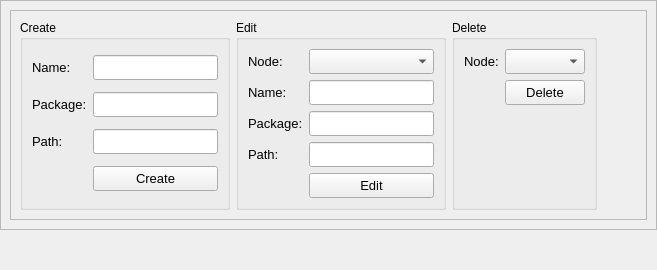
          <widget class="QWidget" name="W_ConfigNodePage">
           <property name="styleSheet">
            <string notr="true"/>
           </property>
           <attribute name="title">
            <string>Node</string>
           </attribute>
           <layout class="QVBoxLayout" name="verticalLayout_5">
            <property name="spacing">
             <number>7</number>
            </property>
            <property name="leftMargin">
             <number>0</number>
            </property>
            <property name="topMargin">
             <number>0</number>
            </property>
            <property name="rightMargin">
             <number>0</number>
            </property>
            <property name="bottomMargin">
             <number>0</number>
            </property>
            <item>
             <widget class="QFrame" name="frame">
              <property name="frameShape">
               <enum>QFrame::StyledPanel</enum>
              </property>
              <property name="frameShadow">
               <enum>QFrame::Raised</enum>
              </property>
              <layout class="QVBoxLayout" name="verticalLayout_3">
               <item>
                <widget class="QFrame" name="frame_2">
                 <property name="frameShape">
                  <enum>QFrame::StyledPanel</enum>
                 </property>
                 <property name="frameShadow">
                  <enum>QFrame::Raised</enum>
                 </property>
                 <layout class="QHBoxLayout" name="horizontalLayout_7">
                  <item>
                   <widget class="QGroupBox" name="gbxNodeCreate">
                    <property name="title">
                     <string>Create</string>
                    </property>
                    <layout class="QGridLayout" name="gridLayout_6">
                     <item row="1" column="1">
                      <widget class="QLineEdit" name="txtNodeCreatePackage">
                       <property name="minimumSize">
                        <size>
                         <width>0</width>
                         <height>25</height>
                        </size>
                       </property>
                       <property name="maximumSize">
                        <size>
                         <width>16777215</width>
                         <height>25</height>
                        </size>
                       </property>
                       <property name="font">
                        <font>
                         <pointsize>10</pointsize>
                        </font>
                       </property>
                      </widget>
                     </item>
                     <item row="0" column="0">
                      <widget class="QLabel" name="lblNodeCreateName">
                       <property name="minimumSize">
                        <size>
                         <width>0</width>
                         <height>0</height>
                        </size>
                       </property>
                       <property name="font">
                        <font>
                         <pointsize>10</pointsize>
                        </font>
                       </property>
                       <property name="text">
                        <string>Name:</string>
                       </property>
                      </widget>
                     </item>
                     <item row="0" column="1">
                      <widget class="QLineEdit" name="txtNodeCreateName">
                       <property name="minimumSize">
                        <size>
                         <width>0</width>
                         <height>25</height>
                        </size>
                       </property>
                       <property name="maximumSize">
                        <size>
                         <width>16777215</width>
                         <height>25</height>
                        </size>
                       </property>
                       <property name="font">
                        <font>
                         <pointsize>10</pointsize>
                        </font>
                       </property>
                      </widget>
                     </item>
                     <item row="2" column="1">
                      <widget class="QLineEdit" name="txtNodeCreatePath">
                       <property name="minimumSize">
                        <size>
                         <width>0</width>
                         <height>25</height>
                        </size>
                       </property>
                       <property name="maximumSize">
                        <size>
                         <width>16777215</width>
                         <height>25</height>
                        </size>
                       </property>
                       <property name="font">
                        <font>
                         <pointsize>10</pointsize>
                        </font>
                       </property>
                      </widget>
                     </item>
                     <item row="2" column="0">
                      <widget class="QLabel" name="lblNodeCreatePath">
                       <property name="minimumSize">
                        <size>
                         <width>0</width>
                         <height>0</height>
                        </size>
                       </property>
                       <property name="font">
                        <font>
                         <pointsize>10</pointsize>
                        </font>
                       </property>
                       <property name="text">
                        <string>Path:</string>
                       </property>
                      </widget>
                     </item>
                     <item row="1" column="0">
                      <widget class="QLabel" name="lblNodeCreatePackage">
                       <property name="minimumSize">
                        <size>
                         <width>0</width>
                         <height>0</height>
                        </size>
                       </property>
                       <property name="font">
                        <font>
                         <pointsize>10</pointsize>
                        </font>
                       </property>
                       <property name="text">
                        <string>Package:</string>
                       </property>
                      </widget>
                     </item>
                     <item row="3" column="1">
                      <widget class="QPushButton" name="btnNodeCreate">
                       <property name="minimumSize">
                        <size>
                         <width>0</width>
                         <height>25</height>
                        </size>
                       </property>
                       <property name="maximumSize">
                        <size>
                         <width>16777215</width>
                         <height>25</height>
                        </size>
                       </property>
                       <property name="font">
                        <font>
                         <pointsize>10</pointsize>
                        </font>
                       </property>
                       <property name="text">
                        <string>Create</string>
                       </property>
                      </widget>
                     </item>
                    </layout>
                   </widget>
                  </item>
                  <item>
                   <widget class="QGroupBox" name="gbxNodeEdit">
                    <property name="title">
                     <string>Edit</string>
                    </property>
                    <layout class="QGridLayout" name="gridLayout">
                     <item row="2" column="2">
                      <widget class="QLineEdit" name="txtNodeEditPackage">
                       <property name="minimumSize">
                        <size>
                         <width>0</width>
                         <height>25</height>
                        </size>
                       </property>
                       <property name="maximumSize">
                        <size>
                         <width>16777215</width>
                         <height>25</height>
                        </size>
                       </property>
                       <property name="font">
                        <font>
                         <pointsize>10</pointsize>
                        </font>
                       </property>
                      </widget>
                     </item>
                     <item row="3" column="0">
                      <widget class="QLabel" name="lblNodeEditPath">
                       <property name="minimumSize">
                        <size>
                         <width>0</width>
                         <height>0</height>
                        </size>
                       </property>
                       <property name="font">
                        <font>
                         <pointsize>10</pointsize>
                        </font>
                       </property>
                       <property name="text">
                        <string>Path:</string>
                       </property>
                      </widget>
                     </item>
                     <item row="0" column="2">
                      <widget class="QComboBox" name="cbxNodeEdit">
                       <property name="minimumSize">
                        <size>
                         <width>0</width>
                         <height>25</height>
                        </size>
                       </property>
                       <property name="maximumSize">
                        <size>
                         <width>16777215</width>
                         <height>25</height>
                        </size>
                       </property>
                       <property name="font">
                        <font>
                         <pointsize>9</pointsize>
                        </font>
                       </property>
                      </widget>
                     </item>
                     <item row="0" column="0">
                      <widget class="QLabel" name="lblNodeEditNode">
                       <property name="minimumSize">
                        <size>
                         <width>0</width>
                         <height>0</height>
                        </size>
                       </property>
                       <property name="font">
                        <font>
                         <pointsize>10</pointsize>
                        </font>
                       </property>
                       <property name="text">
                        <string>Node:</string>
                       </property>
                      </widget>
                     </item>
                     <item row="1" column="2">
                      <widget class="QLineEdit" name="txtNodeEditName">
                       <property name="minimumSize">
                        <size>
                         <width>0</width>
                         <height>25</height>
                        </size>
                       </property>
                       <property name="maximumSize">
                        <size>
                         <width>16777215</width>
                         <height>25</height>
                        </size>
                       </property>
                       <property name="font">
                        <font>
                         <pointsize>10</pointsize>
                        </font>
                       </property>
                       <property name="text">
                        <string/>
                       </property>
                      </widget>
                     </item>
                     <item row="1" column="0">
                      <widget class="QLabel" name="lblNodeEditName">
                       <property name="minimumSize">
                        <size>
                         <width>0</width>
                         <height>0</height>
                        </size>
                       </property>
                       <property name="font">
                        <font>
                         <pointsize>10</pointsize>
                        </font>
                       </property>
                       <property name="text">
                        <string>Name:</string>
                       </property>
                      </widget>
                     </item>
                     <item row="2" column="0">
                      <widget class="QLabel" name="lblNodeEditPackage">
                       <property name="minimumSize">
                        <size>
                         <width>0</width>
                         <height>0</height>
                        </size>
                       </property>
                       <property name="font">
                        <font>
                         <pointsize>10</pointsize>
                        </font>
                       </property>
                       <property name="text">
                        <string>Package:</string>
                       </property>
                      </widget>
                     </item>
                     <item row="4" column="2">
                      <widget class="QPushButton" name="btnNodeEdit">
                       <property name="minimumSize">
                        <size>
                         <width>0</width>
                         <height>25</height>
                        </size>
                       </property>
                       <property name="maximumSize">
                        <size>
                         <width>16777215</width>
                         <height>25</height>
                        </size>
                       </property>
                       <property name="font">
                        <font>
                         <pointsize>10</pointsize>
                        </font>
                       </property>
                       <property name="text">
                        <string>Edit</string>
                       </property>
                      </widget>
                     </item>
                     <item row="3" column="2">
                      <widget class="QLineEdit" name="txtNodeEditPath">
                       <property name="minimumSize">
                        <size>
                         <width>0</width>
                         <height>25</height>
                        </size>
                       </property>
                       <property name="maximumSize">
                        <size>
                         <width>16777215</width>
                         <height>25</height>
                        </size>
                       </property>
                       <property name="font">
                        <font>
                         <pointsize>10</pointsize>
                        </font>
                       </property>
                      </widget>
                     </item>
                    </layout>
                   </widget>
                  </item>
                  <item>
                   <widget class="QGroupBox" name="gbxNodeDelete">
                    <property name="title">
                     <string>Delete</string>
                    </property>
                    <layout class="QGridLayout" name="gridLayout_14">
                     <item row="0" column="1">
                      <widget class="QComboBox" name="cbxNodeDelete">
                       <property name="minimumSize">
                        <size>
                         <width>0</width>
                         <height>25</height>
                        </size>
                       </property>
                       <property name="maximumSize">
                        <size>
                         <width>16777215</width>
                         <height>25</height>
                        </size>
                       </property>
                       <property name="font">
                        <font>
                         <pointsize>9</pointsize>
                        </font>
                       </property>
                      </widget>
                     </item>
                     <item row="0" column="0">
                      <widget class="QLabel" name="lblNodeDelete">
                       <property name="minimumSize">
                        <size>
                         <width>0</width>
                         <height>0</height>
                        </size>
                       </property>
                       <property name="font">
                        <font>
                         <pointsize>10</pointsize>
                        </font>
                       </property>
                       <property name="text">
                        <string>Node:</string>
                       </property>
                      </widget>
                     </item>
                     <item row="1" column="1">
                      <widget class="QPushButton" name="btnNodeDelete">
                       <property name="minimumSize">
                        <size>
                         <width>0</width>
                         <height>25</height>
                        </size>
                       </property>
                       <property name="maximumSize">
                        <size>
                         <width>16777215</width>
                         <height>25</height>
                        </size>
                       </property>
                       <property name="font">
                        <font>
                         <pointsize>10</pointsize>
                        </font>
                       </property>
                       <property name="text">
                        <string>Delete</string>
                       </property>
                      </widget>
                     </item>
                     <item row="2" column="1">
                      <spacer name="verticalSpacer_8">
                       <property name="orientation">
                        <enum>Qt::Vertical</enum>
                       </property>
                       <property name="sizeHint" stdset="0">
                        <size>
                         <width>20</width>
                         <height>40</height>
                        </size>
                       </property>
                      </spacer>
                     </item>
                    </layout>
                   </widget>
                  </item>
                  <item>
                   <spacer name="horizontalSpacer_4">
                    <property name="orientation">
                     <enum>Qt::Horizontal</enum>
                    </property>
                    <property name="sizeHint" stdset="0">
                     <size>
                      <width>40</width>
                      <height>20</height>
                     </size>
                    </property>
                   </spacer>
                  </item>
                 </layout>
                </widget>
               </item>
              </layout>
             </widget>
            </item>
            <item>
             <spacer name="verticalSpacer_4">
              <property name="orientation">
               <enum>Qt::Vertical</enum>
              </property>
              <property name="sizeHint" stdset="0">
               <size>
                <width>20</width>
                <height>40</height>
               </size>
              </property>
             </spacer>
            </item>
           </layout>
          </widget>
